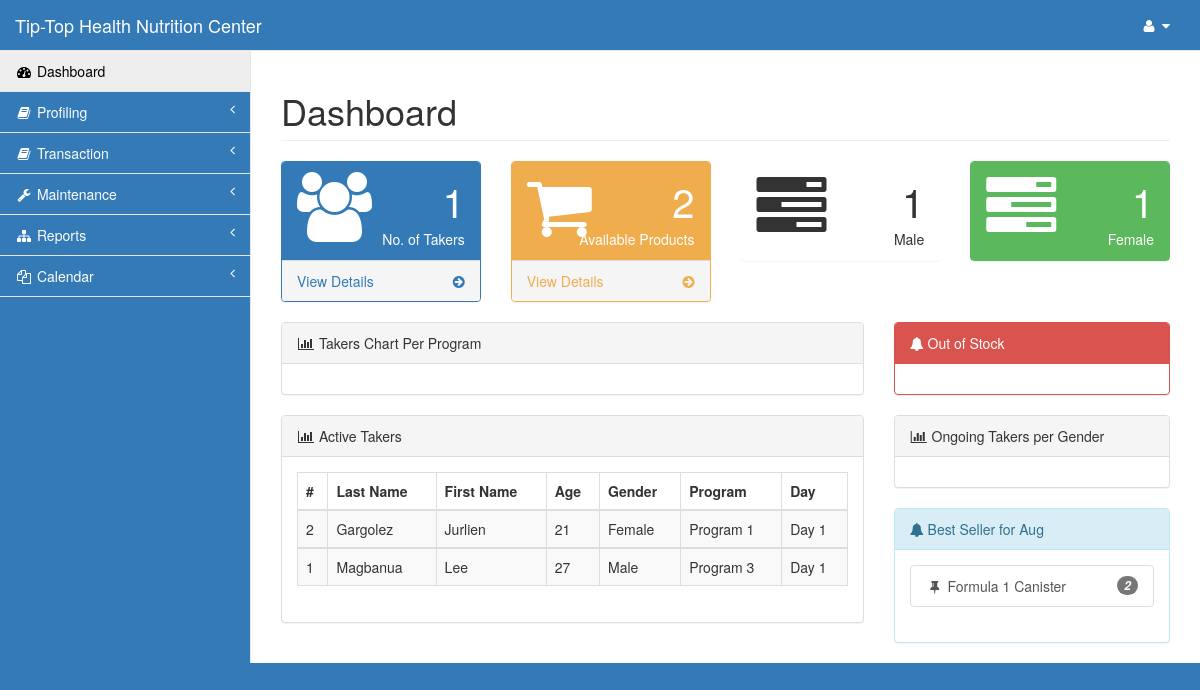
/pages/index.php (signed in), run on the app's committed database.
### tables this page shows
CREATE TABLE `taker` (
  `id` int(11) NOT NULL,
  `last` varchar(15) NOT NULL,
  `first` varchar(15) NOT NULL,
  `phone` varchar(11) NOT NULL,
  `gender` varchar(6) NOT NULL,
  `bday` date NOT NULL,
  `referrer_name` varchar(30) NOT NULL,
  `referrer_contact` varchar(30) NOT NULL,
  `address` varchar(100) NOT NULL,
  `email` varchar(30) NOT NULL,
  `status` varchar(8) NOT NULL,
  `points` decimal(7,2) NOT NULL,
  `discount` decimal(10,2) NOT NULL
);

CREATE TABLE `program` (
  `program_id` int(11) NOT NULL,
  `program_name` varchar(30) NOT NULL
);

CREATE TABLE `stockout` (
  `stockout_id` int(11) NOT NULL,
  `prod_id` int(11) NOT NULL,
  `stockout_qty` int(11) NOT NULL,
  `stockout_date` datetime NOT NULL,
  `id` int(11) NOT NULL
);

CREATE TABLE `product` (
  `prod_id` int(11) NOT NULL,
  `prod_name` varchar(30) NOT NULL,
  `vol_pts` int(11) NOT NULL,
  `c` int(11) NOT NULL,
  `sc` int(11) NOT NULL,
  `sb` int(11) NOT NULL,
  `supv` int(11) NOT NULL,
  `retail` int(11) NOT NULL,
  `profitc` int(11) NOT NULL,
  `profitsc` int(11) NOT NULL,
  `profitsb` int(11) NOT NULL,
  `profitsupv` int(11) NOT NULL,
  `qty` int(11) NOT NULL,
  `reorder` int(11) NOT NULL,
  `cat_id` int(11) NOT NULL
);

### pages/index.php (the view, shortened to what this page needs)
<?php include('session.php');?>
<!DOCTYPE html>
<html lang="en">
<head>
    <?php include('css.php');?>
</head>
<body>
    <div id="wrapper">
        <?php include('nav.php');?>
        <div id="page-wrapper">
            <div class="row">
                <div class="col-lg-12">
                    <h1 class="page-header">Dashboard</h1>
                </div>
            </div>
            <div class="row">
                <div class="col-lg-3 col-md-6">
                    <div class="panel panel-primary">
                        <div class="panel-heading">
                            <div class="row">
                                <div class="col-xs-3">
                                    <i class="fa fa-users fa-5x"></i>
                                </div>
<?php
        $query=mysqli_query($con,"select * from taker where status='Active'")or die(mysqli_error($con));
          $takers=mysqli_num_rows($query);
?>
                                <div class="col-xs-9 text-right">
                                    <div class="huge"><?php echo $takers;?></div>
                                    <div>No. of Takers</div>
                                </div>
                            </div>
                        </div>
                        <a href="#">
                            <div class="panel-footer">
                                <span class="pull-left">View Details</span>
                                <span class="pull-right"><i class="fa fa-arrow-circle-right"></i></span>
                                <div class="clearfix"></div>
                            </div>
                        </a>
                    </div>
                </div>
                <div class="col-lg-3 col-md-6">
                    <div class="panel panel-yellow">
                        <div class="panel-heading">
                            <div class="row">
                                <div class="col-xs-3">
                                    <i class="fa fa-shopping-cart fa-5x"></i>
                                </div>
<?php
        $query2=mysqli_query($con,"select * from product")or die(mysqli_error($con));
          $product=mysqli_num_rows($query2);
?>
                                <div class="col-xs-9 text-right">
                                    <div class="huge"><?php echo $product;?></div>
                                    <div>Available Products</div>
                                </div>
                            </div>
                        </div>
                        <a href="#">
                            <div class="panel-footer">
                                <span class="pull-left">View Details</span>
                                <span class="pull-right"><i class="fa fa-arrow-circle-right"></i></span>
                                <div class="clearfix"></div>
                            </div>
                        </a>
                    </div>
                </div>
<?php
    $result = mysqli_query($con,"SELECT gender FROM `monitoring` natural join taker where monitor_status!='Finished' and gender='male' group by gender");
            $male=mysqli_num_rows($result);
?>
                <div class="col-lg-3 col-md-6">
                    <div class="panel panel-orange">
                        <div class="panel-heading">
                            <div class="row">
                                <div class="col-xs-3">
                                    <i class="fa fa-tasks fa-5x"></i>
                                </div>
                                <div class="col-xs-9 text-right">
                                    <div class="huge"><?php echo $male;?></div>
                                    <div> Male </div>
                                </div>
                            </div>
                        </div>
                    </div>
                </div>
<?php
    $result = mysqli_query($con,"SELECT gender FROM `monitoring` natural join taker where monitor_status!='Finished' and gender='female' group by gender");
            $female=mysqli_num_rows($result);
?>
                <div class="col-lg-3 col-md-6">
                    <div class="panel panel-green">
                        <div class="panel-heading">
                            <div class="row">
                                <div class="col-xs-3">
                                    <i class="fa fa-tasks fa-5x"></i>
                                </div>
                                <div class="col-xs-9 text-right">
                                    <div class="huge"><?php echo $female;?></div>
                                    <div> Female </div>
                                </div>
                            </div>
                        </div>
                    </div>
                </div>
            </div>
            <div class="row">
                <div class="col-lg-8">
                    <div class="panel panel-default">
                        <div class="panel-heading">
                            <i class="fa fa-bar-chart-o fa-fw"></i> Takers Chart Per Program
                        </div>
                        <div class="panel-body">
                        </div>
                    </div>
                    <div class="panel panel-default">
                        <div class="panel-heading">
                            <i class="fa fa-bar-chart-o fa-fw"></i> Active Takers
                        </div>
                        <div class="panel-body">
                            <div class="row">
                                <div class="col-lg-12">
                                    <div class="table-responsive">
                                        <table class="table table-bordered table-hover table-striped">
                                            <thead>
                                                <tr>
                                                    <th>#</th>
                                                    <th>Last Name</th>
                                                    <th>First Name</th>
                                                    <th>Age</th>
                                                    <th>Gender</th>
                                                    <th>Program</th>
                                                    <th>Day</th>
                                                </tr>
<?php
        $query=mysqli_query($con,"select * from taker order by last,first")or die(mysqli_error($con));
          while ($row=mysqli_fetch_array($query)){
            $id=$row['id'];
            $age = date_create($row['bday'])->diff(date_create('today'))->y;
             $query1=mysqli_query($con,"select *,COUNT(*) as day from monitoring natural join program where id='$id' and monitor_status!='Finished' order by monitor_id desc LIMIT 0,1")or die(mysqli_error($con));
                $row1=mysqli_fetch_array($query1);
?>
                                            </thead>
                                            <tbody>
                                    <tr class="odd gradeX">
                                        <td class="center"><?php echo $id;?></td>
                                        <td><?php echo $row['last'];?></td>
                                        <td><?php echo $row['first'];?></td>
                                        <td><?php echo $age;?></td>
                                        <td><?php echo $row['gender'];?></td>
                                        <td><?php echo $row1['program_name'];?></td>
                                        <td>Day <?php echo $i;?></td>
                                    </tr>
<?php }?>
                                            </tbody>
                                        </table>
                                    </div>
                                </div>
                                <div class="col-lg-8">
                                </div>
                            </div>
                        </div>
                    </div>
                    </div>
                <div class="col-lg-4">
                    <div class="panel panel-red">
                        <div class="panel-heading">
                            <i class="fa fa-bell"></i> Out of Stock
                        </div>
                        <div class="panel-body">
                            </div>
                        </div>
                        <div class="panel panel-default">
                        <div class="panel-heading">
                            <i class="fa fa-bar-chart-o fa-fw"></i> Ongoing Takers per Gender
                        </div>
                        <div class="panel-body">
                        </div>
                    </div>
                    </div>
                    <div class="col-lg-4">
                    <div class="panel panel-info">
                        <div class="panel-heading">
                            <i class="fa fa-bell"></i> Best Seller for <?php echo date("M");?>
                        </div>
                        <div class="panel-body">
<?php
        $m=date('m');
        $y=date('Y');
        $query=mysqli_query($con,"select *,SUM(stockout_qty) as qty from stockout natural join product where YEAR(stockout_date)='$y' and MONTH(stockout_date)='$m' order by qty asc LIMIT 0,10")or die(mysqli_error($con));
          while($row=mysqli_fetch_array($query))
                {
?>
                            <div class="list-group">
                                <a href="#" class="list-group-item">
                                    <i class="fa fa-thumb-tack fa-fw"></i> <?php echo $row['prod_name'];?>
                                    <span class="pull-right small badge badge-green">
                                    <em><?php echo $row['qty'];?></em>
                                    </span>
                                </a>
<?php }?>
                            </div>
                        </div>
                    </div>
                    </div>
                    </div>
            </div>
        </div>
</body>
</html>

### pages/css.php (shortened to what this page needs)
<link href="../vendor/bootstrap/css/bootstrap.min.css" rel="stylesheet">
<link href="../vendor/metisMenu/metisMenu.min.css" rel="stylesheet">
<link href="../dist/css/sb-admin-2.css" rel="stylesheet">
<link href="../vendor/morrisjs/morris.css" rel="stylesheet">
<link href="../vendor/font-awesome/css/font-awesome.min.css" rel="stylesheet" type="text/css">
<link href="../vendor/datatables-plugins/dataTables.bootstrap.css" rel="stylesheet">
<link href="../vendor/datatables-responsive/dataTables.responsive.css" rel="stylesheet">
<link href="../dist/css/sb-admin-2.css" rel="stylesheet">

### pages/nav.php (shortened to what this page needs)
<nav class="navbar navbar-default navbar-static-top" role="navigation" style="margin-bottom: 0;background-color: #337ab7;">
            <div class="navbar-header">
                <a class="navbar-brand" href="index.php">Tip-Top Health Nutrition Center</a>
            </div>
            <ul class="nav navbar-top-links navbar-right">
                <li class="dropdown">
                    <a class="dropdown-toggle" data-toggle="dropdown" href="#">
                        <i class="fa fa-user fa-fw"></i> <i class="fa fa-caret-down"></i>
                    </a>
                </li>
            </ul>
            <div class="navbar-default sidebar" role="navigation">
                <div class="sidebar-nav navbar-collapse">
                    <ul class="nav" id="side-menu">
                        <li>
                            <a href="index.php"><i class="fa fa-dashboard fa-fw"></i> Dashboard</a>
                        </li>
                        <li>
                            <a href="#"><i class="fa fa-book fa-fw"></i> Profiling <span class="fa arrow"></span></a>
                        </li>
                        <li>
                            <a href="#"><i class="fa fa-book fa-fw"></i> Transaction <span class="fa arrow"></span></a>
                        </li>
                        <li>
                            <a href="#"><i class="fa fa-wrench fa-fw"></i> Maintenance <span class="fa arrow"></span></a>
                        </li>
                        <li>
                            <a href="#"><i class="fa fa-sitemap fa-fw"></i> Reports<span class="fa arrow"></span></a>
<?php
            $i=1;
?>
                        </li>
                        <li>
                            <a href="#"><i class="fa fa-files-o fa-fw"></i> Calendar<span class="fa arrow"></span></a>
                        </li>
                    </ul>
                </div>
            </div>
        </nav>

### pages/css.php (style rules this page uses)
.navbar a,a .navbar-brand { color: #fff!important; }
.navbar-default, body { background-color: #337ab7!important; }
.sidebar ul li a.active { color: #000!important; }

### data on the page
taker: id "2", last "Gargolez", first "Jurlien", bday "21", gender "Female", program.program_name "Program 1"
taker: id "1", last "Magbanua", first "Lee", bday "27", gender "Male", program.program_name "Program 3"
stockout: prod.prod_name "Formula 1 Canister", qty "2"

### other printed values
$takers "1"
$product "2"
$male "1"
$female "1"
